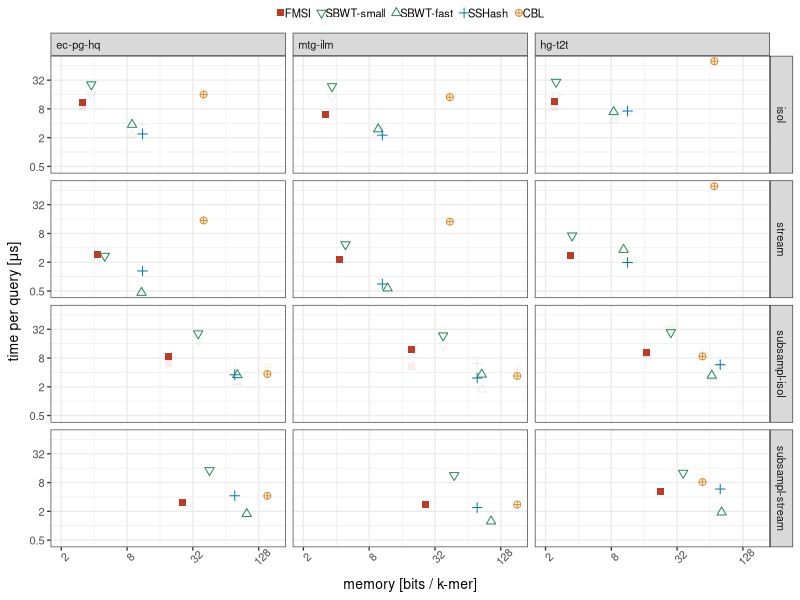
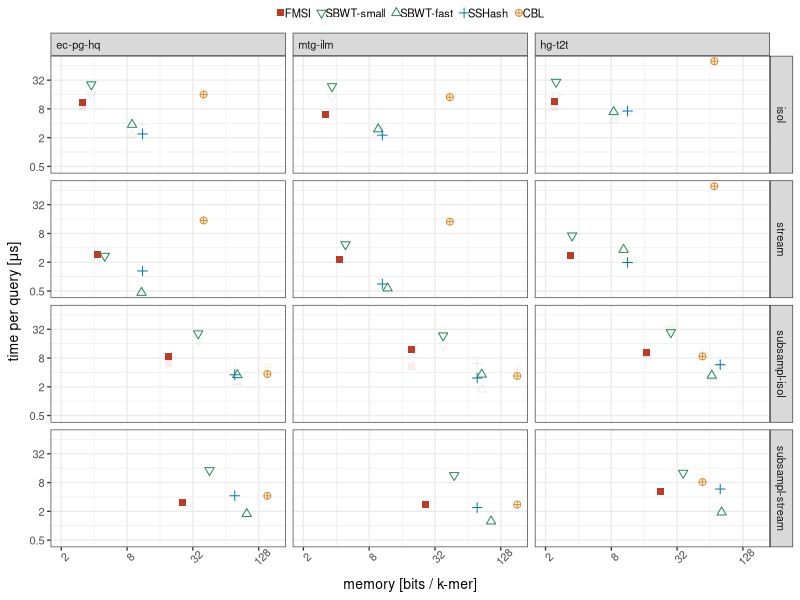

Write R code to recreate these figures, in order.
#!/usr/bin/env Rscript

library(tidyverse)
library(ggsci)

h <- 6
w <- 15 # 7.5 without the legend, 15 with legend
u <- "cm"

ps <- 2.0 # point size
fs <- 10 # font size



# == == == == == == == == == == == == == == == == ==
# Current plot combo configuration ----
#    ..adjust for current plot here...
# == == == == == == == == == == == == == == == == ==

# Small panel (not used)
#variables <- "genome ~ plot"; datasets <- c("Ecoli-pang"); ks <- c(23); h <- 6; w <- 15

# Fig 2, species x modes for k=23
#variables <- "genome ~ plot"; datasets <- c("ec-pg-all","ec-pg-hq","sc2-pg","ng-pg","sp-pg","mtg-ilm","rna-ilm","hg-t2t","hg-ilm","minikr4gib","minikr8gib"); ks <- c(23); h <- 12; w <- 12
#variables <- "genome ~ plot"; datasets <- c("ec-pg-all","mtg-ilm","hg-t2t"); ks <- c(23); h <- 12; w <- 12
variables <- "plot ~ genome"; datasets <- c("ec-pg-hq","mtg-ilm","hg-t2t"); ks <- c(23); h <- 12; w <- 12

# Sup. Fig 1; Spneumo: modes x k
#variables <- "ktext ~ plot"; datasets <- c("Spneumo-pang"); ks <- seq(from = 11, to = 67, by = 4); h <- 12; w <- 12
# variables <- "ktext ~ plot"; datasets <- c("Ngono-pang"); ks <- c(15, 23, 31); h <- 12; w <- 12
# variables <- "ktext ~ plot"; datasets <- c("Ecoli-pang-all"); ks <- c(15, 23, 31); h <- 12; w <- 12
# variables <- "ktext ~ plot"; datasets <- c("Ecoli-pang-HQ"); ks <- c(15, 23, 31); h <- 12; w <- 12
# variables <- "ktext ~ plot"; datasets <- c("SC2-pang"); ks <- c(15, 23, 31); h <- 12; w <- 12
# variables <- "ktext ~ plot"; datasets <- c("HG-T2T"); ks <- c(15, 23, 31); h <- 12; w <- 12
# variables <- "ktext ~ plot"; datasets <- c("minikraken4GB"); ks <- c(15, 23, 31); h <- 12; w <- 12


# new mode with many ks
#variables <- "ktext ~ plot"; datasets <- c("Spneumo-pang"); ks <- seq(from = 11, to = 67, by = 4); h <- 48; w <- 12
#variables <- "ktext ~ plot"; datasets <- c("HG-T2T"); ks <- seq(from = 11, to = 43, by = 4); h <- 36; w <- 12



#datasets <- c("Ecoli-pang-all", "Ecoli-pang-HQ", "Ngono-pang", "Spneumo-pang", "SC2-pang", "HG-T2T", "HG-illumina", "RNAseq", "microbiome", "minikraken4GB");
## for loop over datasets
#for (g in datasets)
#{

# ==
# Plotting -----
# ==

## == == == == == == == == == == == == == ==
## Step 1: Prepare variables, functions, etc. --------------------------------------------------------------------
## == == == == == == == == == == == == == ==

comboname <- gsub(" ", "", variables)  # Replace spaces with underscores
comboname <- gsub("~", "-vs-", comboname)

basename <- paste("plot",
                  comboname,
                  paste(datasets, collapse = "-"),
                  paste(ks, collapse = "-"),
                  sep = "__")

#fn <- paste0(basename, ".pdf")
fn <- "fig_memtime.pdf"

number_formatter <- function(y) {
    ifelse(y %% 1 == 0, as.character(as.integer(y)), as.character(y))
}

my_shapes <- c(15,  25, 2, 3, 10, 9, 19,  2)
my_colors <- c(1,  4, 4, 2, 3)
custom_palette <- pal_nejm("default")(max(my_colors))[my_colors]



## == == == == == == == == == == == == == ==
## Step 2: Load data ----
## == == == == == == == == == == == == == ==

df0 <- read_tsv("final_results.tsv", na = "na")

df1 <- df0 %>%
    filter(genome %in% datasets) %>%
    mutate(genome = factor(genome, levels = datasets)) %>%
    filter(k %in% ks) %>%
    filter(I_alg != "bwa") %>%
    filter(algorithm != "FMSI(spss)") %>%
    #mutate(plot2 = factor(plot, levels = c("stream", "isol", "subsampl"))) %>%
    mutate(
        plot = recode_factor(
            plot,
            "isol"             = "isol",
            "stream"           = "stream",
            "subsampl-isol"    = "subsampl-isol",
            "subsampl-stream"  = "subsampl-stream"
        )
    ) %>%
    mutate(
        algorithm = recode_factor(
            algorithm,
            "FMSI(superstr)"   = "FMSI",
            "SBWT-small"       = "SBWT-small",
            "SBWT-fast"        = "SBWT-fast",
            "SSHash(spss)"     = "SSHash",
            "CBL"              = "CBL"
        )
    ) %>%
    mutate(ktext = paste0("k=", k))

df <- df1


## == == == == == == == == == == == == == ==
## Step 3: Set up theme --------------------------------------------------------------------
## == == == == == == == == == == == == == ==

theme_set(
    theme_bw(base_size = fs) +
        theme(
            axis.text.x = element_text(angle = 45),
            #panel.grid.major = element_line(color = "grey70", size = 0.25),
            #panel.grid.minor = element_line(color = "grey90", size = 0.25),
            legend.key.size = unit(0.2, "cm"),
            legend.position = "top",
            legend.spacing = unit(0.0, "cm"),
            # Overall spacing between items
            legend.text = element_text(margin = margin(
                t = 0,
                r = 0,
                b = 0,
                l = 0
            )),
            legend.margin = margin(
                t = 0,
                r = 0,
                b = 0,
                l = 0
            ),
            legend.title = element_blank(),
            strip.text.x = element_text(hjust = 0)
        )
)



## == == == == == == == == == == == == == ==
## Step 4: Plot --------------------------------------------------------------------
## == == == == == == == == == == == == == ==


minor_breaks <- 2 ^ seq(-10, 10, by = 2)  # Every second exponent
major_breaks <- 2 ^ seq(-9, 9, by = 2)   # Exponents in between

ggplot(
    df,
    aes(
        bits_per_kmer,
        #bits_per_ref_kmer,
        Q_time_per_query_ms,
        color = algorithm,
        shape = algorithm,
        alpha = ifelse(qTypeLabel == "-", 0, 1)
    )
) +
    geom_point(size = ps) +
    facet_grid(variables) +
    scale_x_continuous(
        trans = 'log2',
        name = 'memory [bits / k-mer]',
        breaks = major_breaks,
        minor_breaks = minor_breaks,
        lim = c(2, NA)
    ) +
    scale_y_continuous(
        name = expression(paste('time per query [', mu, 's]')),
        trans = 'log2',
        breaks = major_breaks,
        minor_breaks = minor_breaks,
        labels = number_formatter
    ) +
    scale_shape_manual(values = my_shapes) +
    scale_color_manual(values = custom_palette) +
    guides(
        color = guide_legend("Group"),
        shape = guide_legend("Group"),
        alpha = 'none'
    )



## == == == == == == == == == == == == == ==
## Step 5: Save plot --------------------------------------------------------------------
## == == == == == == == == == == == == == ==

ggsave(fn,
       height = h,
       width = w,
       unit = u)

#}
